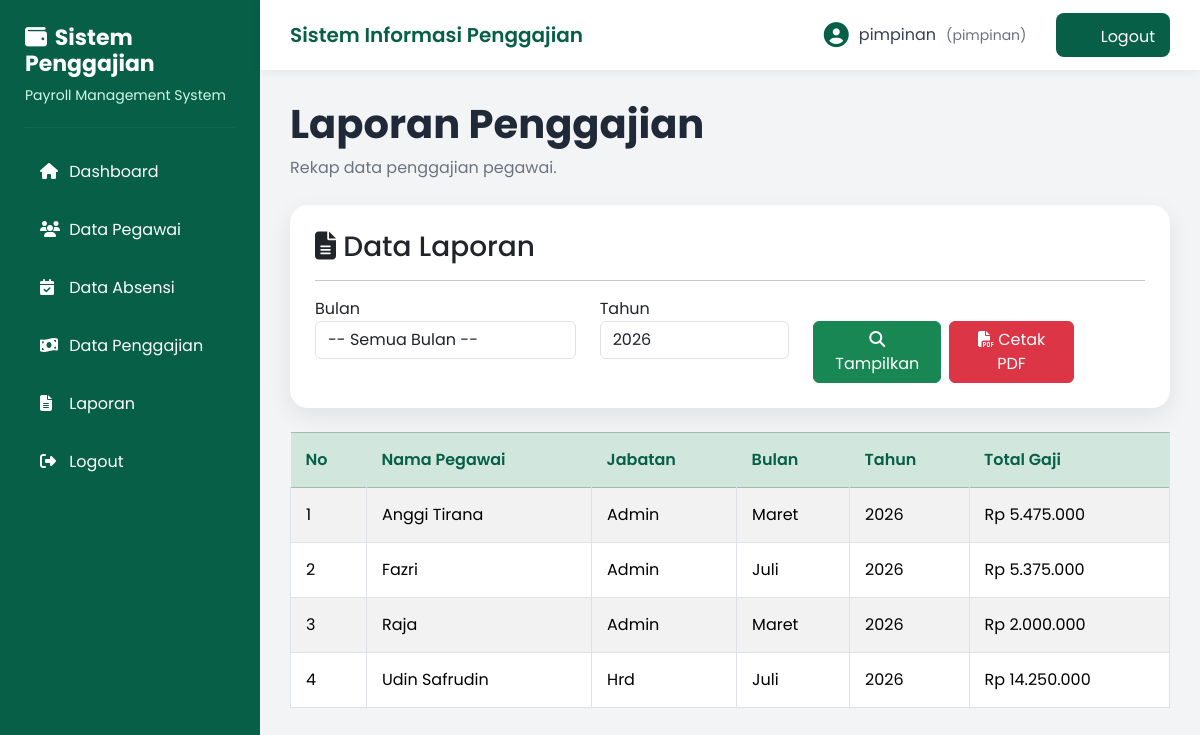
Page /pimpinan/laporan/index.php (signed in) on the committed database.
### tables this page shows
CREATE TABLE `penggajian` (
  `id_gaji` int(11) NOT NULL,
  `id_pegawai` int(11) NOT NULL,
  `id_absensi` int(11) NOT NULL,
  `bulan` varchar(20) NOT NULL,
  `tahun` year(4) NOT NULL,
  `bonus` decimal(12,2) DEFAULT 0.00,
  `potongan` decimal(12,2) DEFAULT 0.00,
  `total_gaji` decimal(12,2) NOT NULL,
  `tanggal_gaji` date NOT NULL
);

CREATE TABLE `pegawai` (
  `id_pegawai` int(11) NOT NULL,
  `nip` varchar(20) NOT NULL,
  `nama_pegawai` varchar(100) NOT NULL,
  `alamat` text NOT NULL,
  `no_hp` varchar(15) DEFAULT NULL,
  `tanggal_masuk` date NOT NULL,
  `id_jabatan` int(11) NOT NULL,
  `status_pernikahan` enum('Single','Menikah') NOT NULL DEFAULT 'Single'
);

CREATE TABLE `jabatan` (
  `id_jabatan` int(11) NOT NULL,
  `nama_jabatan` varchar(100) NOT NULL,
  `gaji_pokok` decimal(12,2) NOT NULL,
  `tunjangan` decimal(12,2) NOT NULL
);

### pimpinan/laporan/index.php (the view, shortened to what this page needs)
<?php
include '../../config/koneksi.php';
include '../../template/header.php';
include '../../template/sidebar_pimpinan.php';
include '../../template/navbar.php';
?>
<div class="content">
<div class="page-title">
<h2>
Laporan Penggajian
</h2>
<p>
Rekap data penggajian pegawai.
</p>
</div>
<div class="card-custom">
<h3>
<i class="fas fa-file-lines"></i>
Data Laporan
</h3>
<hr>
<form method="GET">
<div class="row">
<div class="col-md-4">
<label>Bulan</label>
<select name="bulan" class="form-control">
<option value="">-- Semua Bulan --</option>
</select>
</div>
<div class="col-md-3">
<label>Tahun</label>
<input
type="number"
name="tahun"
class="form-control"
value="<?= date('Y'); ?>">
</div>
<div class="col-md-4">
    <label>&nbsp;</label>
    <div class="d-flex gap-2">
        <button
            type="submit"
            class="btn btn-success">
            <i class="fas fa-search"></i>
            Tampilkan
        </button>
        <button
type="submit"
formaction="cetak_pdf.php"
class="btn btn-danger">
<i class="fas fa-file-pdf"></i>
Cetak PDF
</button>
   </div>
</div>
</form>
</div>
</div>
<?php
$sql = "
SELECT
pegawai.nama_pegawai,
jabatan.nama_jabatan,
penggajian.bulan,
penggajian.tahun,
penggajian.total_gaji
FROM penggajian
JOIN pegawai
ON penggajian.id_pegawai = pegawai.id_pegawai
JOIN jabatan
ON pegawai.id_jabatan = jabatan.id_jabatan
WHERE 1=1
";
$sql .= " ORDER BY pegawai.nama_pegawai ASC";
$query = mysqli_query($koneksi,$sql);
?>
<br>
<table class="table table-bordered table-striped">
<thead class="table-success">
<tr>
<th>No</th>
<th>Nama Pegawai</th>
<th>Jabatan</th>
<th>Bulan</th>
<th>Tahun</th>
<th>Total Gaji</th>
</tr>
</thead>
<tbody>
<?php
$no=1;
while($d=mysqli_fetch_assoc($query)){
?>
<tr>
<td><?= $no++; ?></td>
<td><?= $d['nama_pegawai']; ?></td>
<td><?= $d['nama_jabatan']; ?></td>
<td><?= $d['bulan']; ?></td>
<td><?= $d['tahun']; ?></td>
<td>
Rp <?= number_format($d['total_gaji'],0,',','.'); ?>
</td>
</tr>
<?php } ?>
</tbody>
</table>
<?php
include '../../template/footer.php';
?>

### assets/css/style.css (style rules this page uses)
* { margin:0; padding:0; box-sizing:border-box; font-family:'Poppins',sans-serif; }
body { background:#F3F4F6; }
.content { margin-left:260px; padding:30px; }
.page-title { margin-bottom:25px; }
.page-title h2 { font-size:40px; font-weight:700; color:#1F2937; margin-bottom:8px; }
.page-title p { color:#6B7280; font-size:16px; }
.card-custom { background:#fff; border-radius:18px; padding:25px; box-shadow:0 8px 25px rgba(0,0,0,.08); }
.table { margin-bottom:0; }
.table thead { background:#ECFDF5; }
.table thead th { color:#065F46; border:none; padding:15px; font-weight:600; }
.table tbody td { padding:15px; vertical-align:middle; }

### rows in the picture
penggajian: id_pegawai.nama_pegawai "Anggi Tirana", jabatan.nama_jabatan "Admin", bulan "Maret", tahun "2026", total_gaji "5.475.000"
penggajian: id_pegawai.nama_pegawai "Fazri", jabatan.nama_jabatan "Admin", bulan "Juli", tahun "2026", total_gaji "5.375.000"
penggajian: id_pegawai.nama_pegawai "Raja", jabatan.nama_jabatan "Admin", bulan "Maret", tahun "2026", total_gaji "2.000.000"
penggajian: id_pegawai.nama_pegawai "Udin Safrudin", jabatan.nama_jabatan "Hrd", bulan "Juli", tahun "2026", total_gaji "14.250.000"

### other values in the picture
$_SESSION['username'] "pimpinan"
$_SESSION['role'] "pimpinan"
